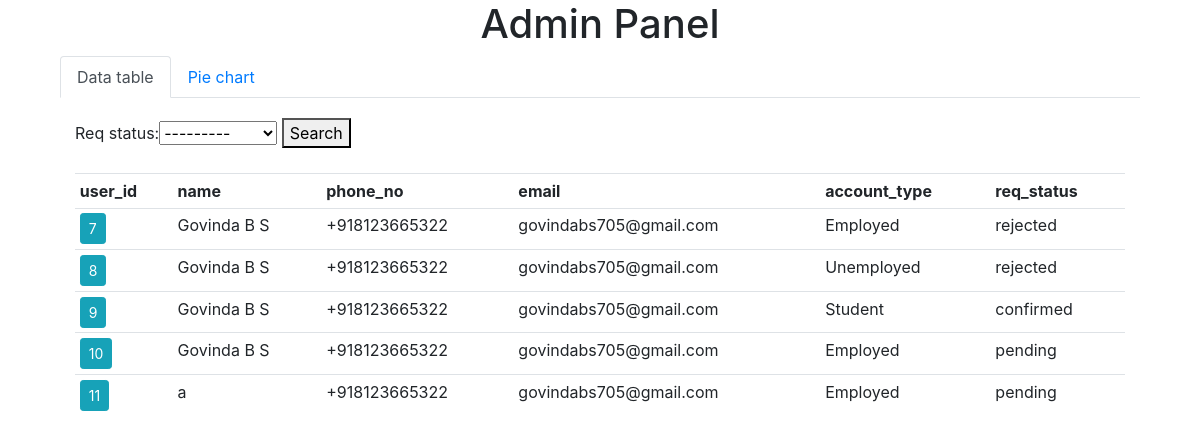
/account/admin, run on an earlier commit of the app's database.
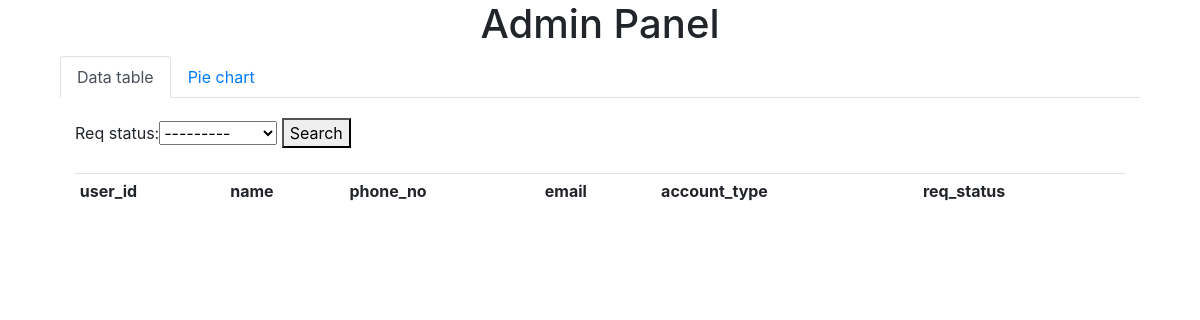
And on a later commit of the database.
### account/models.py (models this page shows, shortened)
class User(models.Model):
    REQUEST_STATUS = (
        ('pending', 'PENDING'),
        ('confirmed', 'CONFIRMED'),
        ('rejected', 'REJECTED')
    )
    user_id = models.AutoField(primary_key=True)
    name = models.CharField(max_length=25)
    phone_no = PhoneNumberField()
    email = models.EmailField(max_length=254)
    photo = models.ImageField(upload_to='profile_pics')
    account_type = models.ForeignKey('Account', db_column='account', on_delete=models.CASCADE)
    req_status = models.CharField(max_length=9, choices=REQUEST_STATUS, default='pending')

class Account(models.Model):
    account_id = models.AutoField(primary_key=True)
    account_type = models.CharField(unique=True, max_length=25)
    def __str__(self):
        return self.account_type

### account/views.py (the view)
# urls.py: path(r'admin', views.admin, name='admin'),
def admin(request):
    labels = []
    data = []
    user = User.objects.all()
    my_filter = UserFilter(request.GET, queryset=user)
    user = my_filter.qs
    pie_chart_qs = User.objects.values('req_status').annotate(Count('req_status'))
    for qs in pie_chart_qs:
        labels.append(qs['req_status'])
        data.append(qs['req_status__count'])
    context = {'users': user, 'my_filter': my_filter, 'labels': labels, 'data': data}
    return render(request, 'account/admin.html', context)

### templates/account/admin.html (shortened to what this page needs)
{% extends 'account/base.html' %}
{% load crispy_forms_tags %}
{% block content %}
<div class="text-center">
    <h1>Admin Panel</h1>
</div>
<div class="container">
    <ul class="nav nav-tabs">
        <li class="nav-item">
            <a class="nav-link active" data-toggle="tab" href="#home">Data table</a>
        </li>
        <li class="nav-item">
            <a class="nav-link" data-toggle="tab" href="#menu1">Pie chart</a>
        </li>
    </ul>
    <div class="tab-content">
        <div class="tab-pane container active" id="home">
            {% include 'account/data_table.html' with users=users my_filter=my_filter %}
        </div>
    </div>
</div>
{% endblock %}

### templates/account/base.html (shortened to what this page needs)
<!DOCTYPE html>
<html lang="en">
<head>
    <link rel="stylesheet" href="https://stackpath.bootstrapcdn.com/bootstrap/4.1.3/css/bootstrap.min.css"
>
</head>
<body>
    <div class="container">
        {% block content %}
        {% endblock %}
    </div>
</body>
</html>

### templates/account/data_table.html
{% load crispy_forms_tags %}
<div class="container" style="margin-top:20px">
    <div class="justify-content-center">
        <div class="row">
            <form method="get">
                {{my_filter.form.as_table}}
                <button type="submit">Search</button>
            </form>
        </div>
        <div class="row" style="margin-top:20px;">
            <table class="table table-sm">
                <tr>
                    <th>user_id</th>
                    <th>name</th>
                    <th>phone_no</th>
                    <th>email</th>
                    <th>account_type</th>
                    <th>req_status</th>
                </tr>
                {% for user in users %}
                <tr>
                    <td><a class="btn btn-sm btn-info"
                           href="{% url 'update_status' user.user_id %}">{{user.user_id}}</a>
                    </td>
                    <td>{{user.name}}</td>
                    <td>{{user.phone_no}}</td>
                    <td>{{user.email}}</td>
                    <td>{{user.account_type}}</td>
                    <td>{{user.req_status}}</td>
                </tr>
                {% endfor %}
            </table>
        </div>
    </div>
</div>

What changed in the data, as far as the page shows it:
removed User: user_id "7", name "Govinda B S", phone_no "+918123665322", email "govindabs705@gmail.com", account_type "Employed", req_status "rejected"
removed User: user_id "8", name "Govinda B S", phone_no "+918123665322", email "govindabs705@gmail.com", account_type "Unemployed", req_status "rejected"
removed User: user_id "9", name "Govinda B S", phone_no "+918123665322", email "govindabs705@gmail.com", account_type "Student", req_status "confirmed"
removed User: user_id "10", name "Govinda B S", phone_no "+918123665322", email "govindabs705@gmail.com", account_type "Employed", req_status "pending"
removed User: user_id "11", name "a", phone_no "+918123665322", email "govindabs705@gmail.com", account_type "Employed", req_status "pending"
